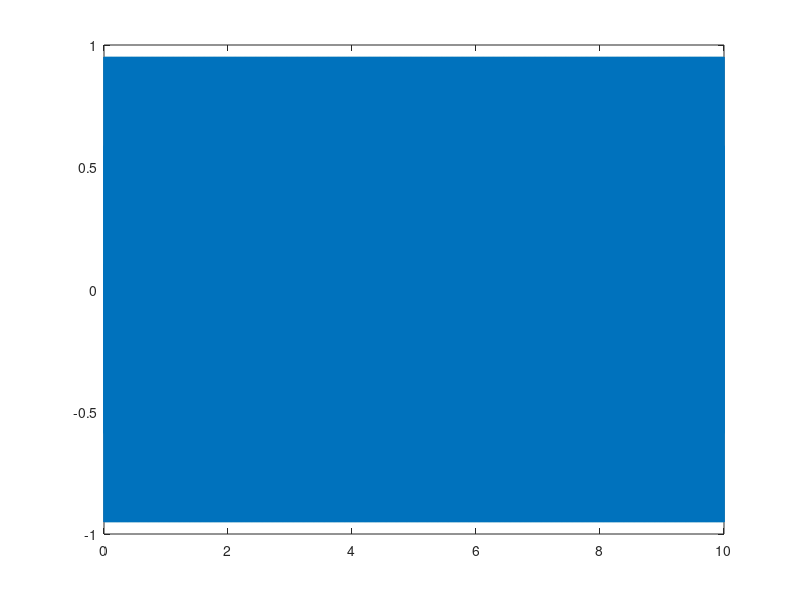
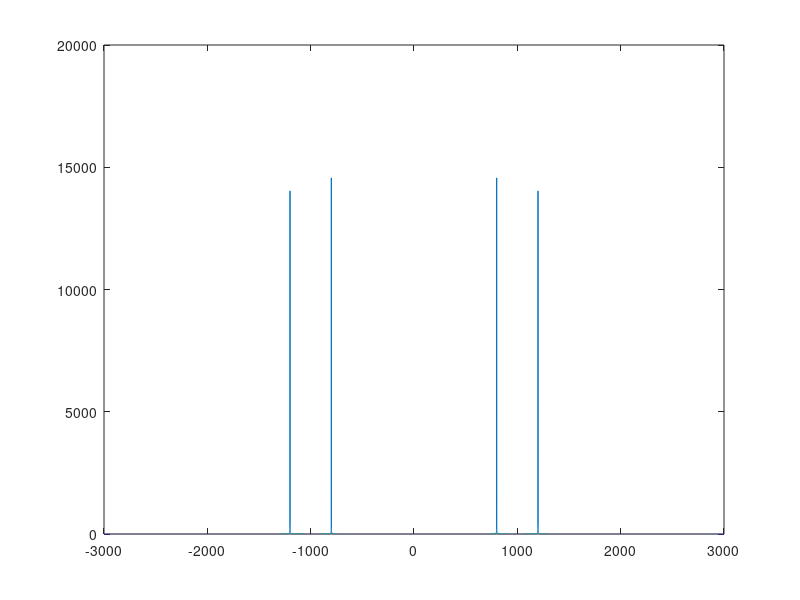
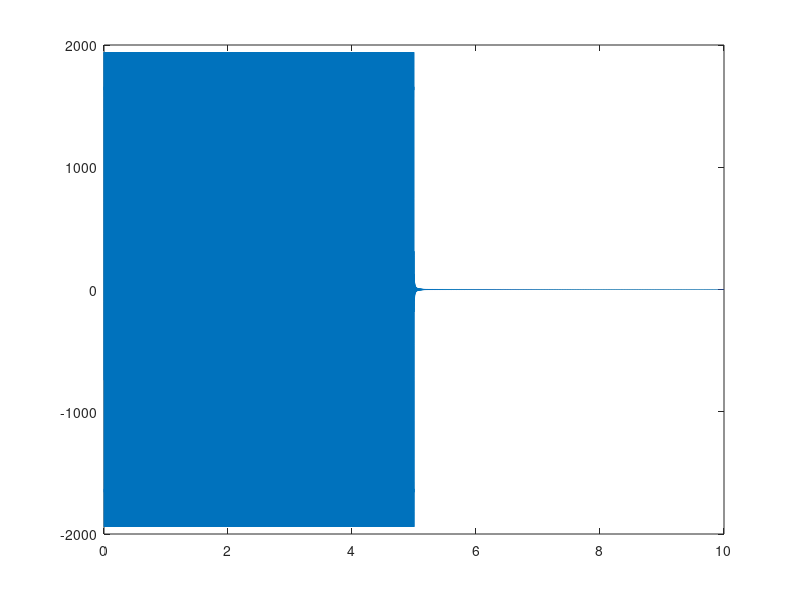
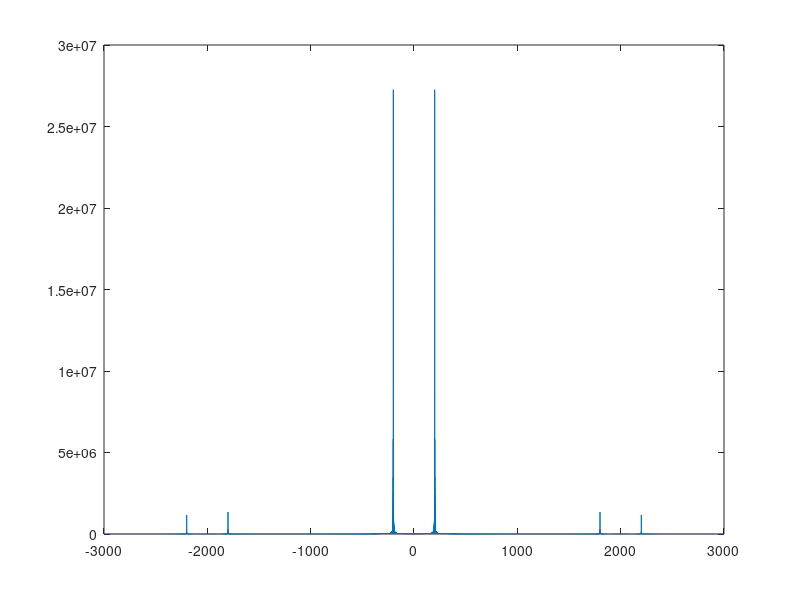

Write MATLAB code to recreate these figures, in order.
clear all
sig_type=1;  %%1 for sin, 2 for sinc

f=1200;
fs=5*f;
ts=1/fs;
if sig_type==1
t=0:ts:10;   
end

if sig_type==2
t=-10:ts:10;  
end

c_t=cos(2000*pi*t);
if sig_type==1
m_t=sin(400*pi*t);  
end

if sig_type==1
m_t=sin(400*pi*t);  
end




x_t=m_t.*c_t;
X_f=fft(x_t);
freq_axis=linspace(-fs/2, fs/2, length(X_f));
figure(1)
plot(t,x_t)
figure(2)
plot(freq_axis,fftshift(abs(X_f)))

y_t=x_t.*cos(2000*pi*t);
t1=-10:ts:10;
g_t=600*sinc(600*t);
z_t=conv(y_t,g_t,'same');
Z_f=fft(z_t);
freq_axis_2=linspace(-fs/2, fs/2, length(Z_f));

figure(3)

plot(t,z_t)

figure(4)


plot(freq_axis_2,fftshift(abs(Z_f)))


